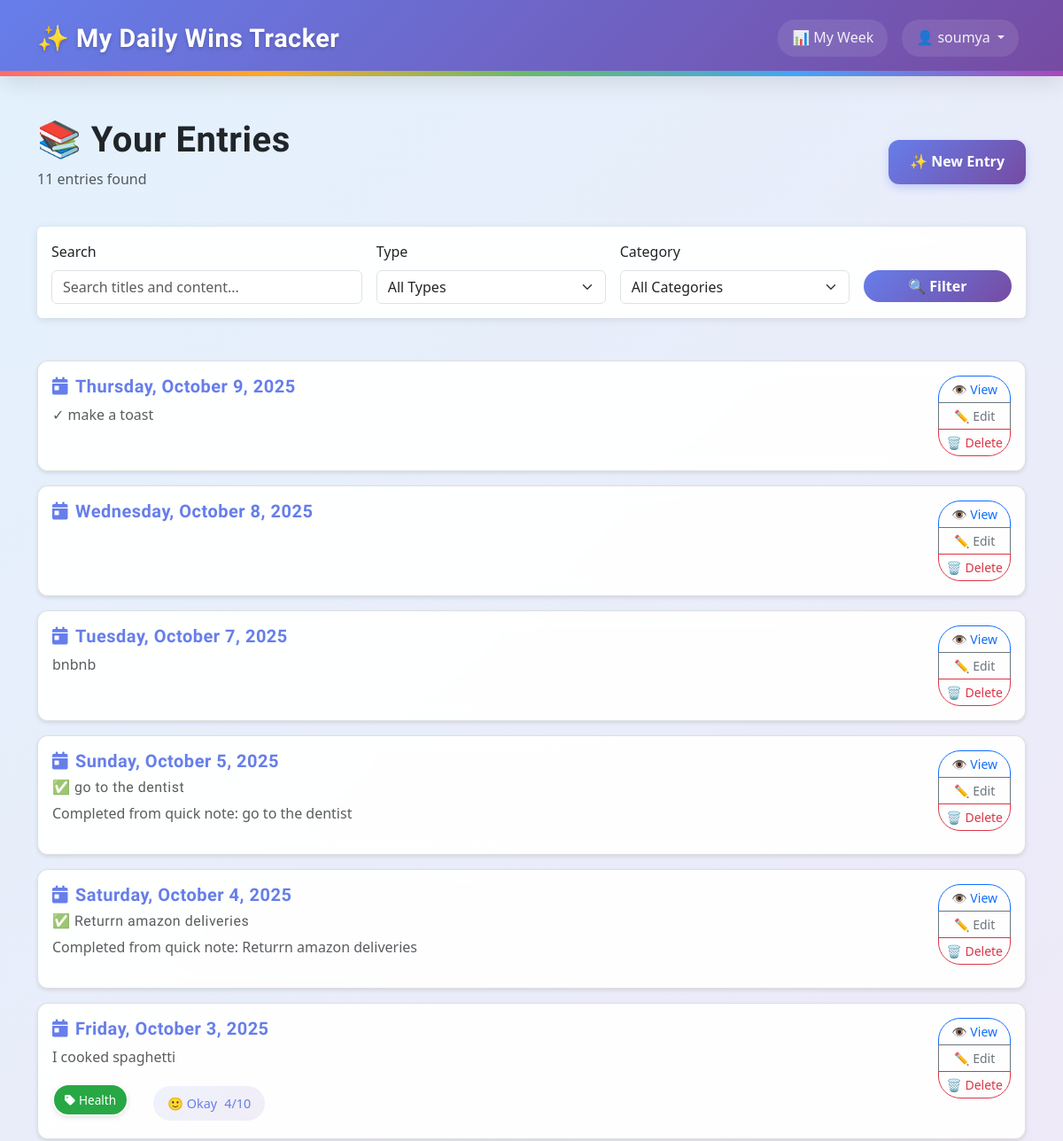
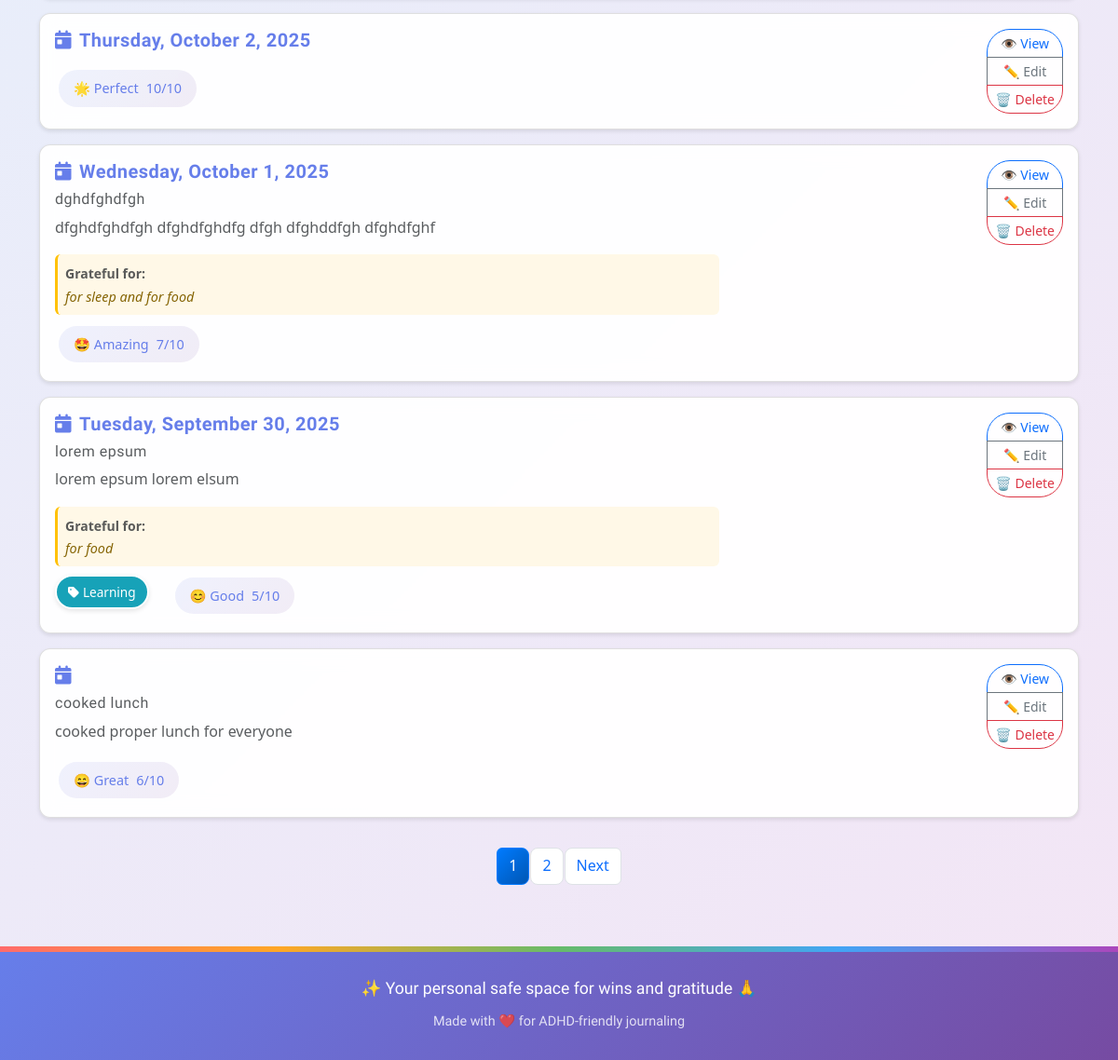
Page /entries/ (signed in) on the earlier database version (2 pictures, top to bottom).
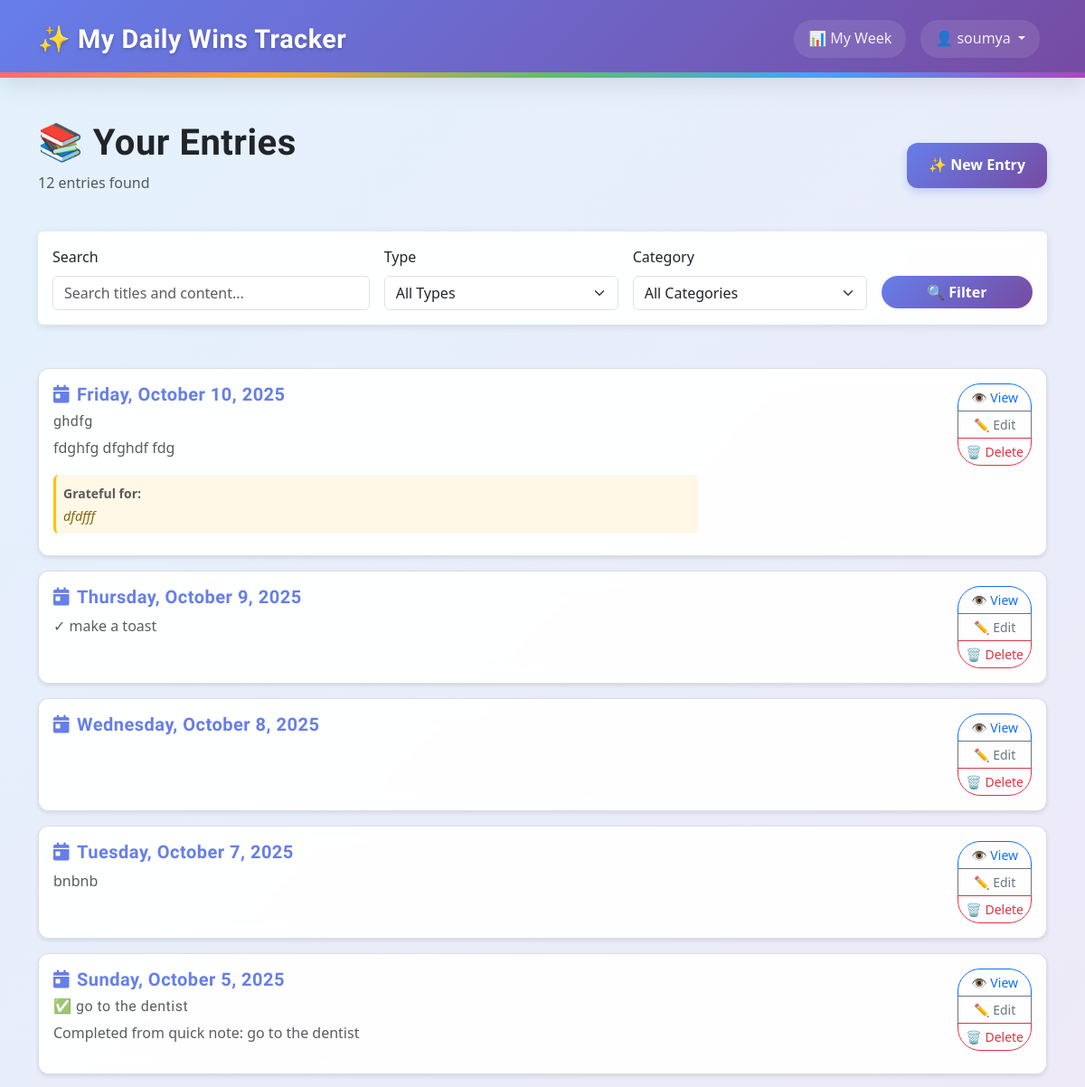
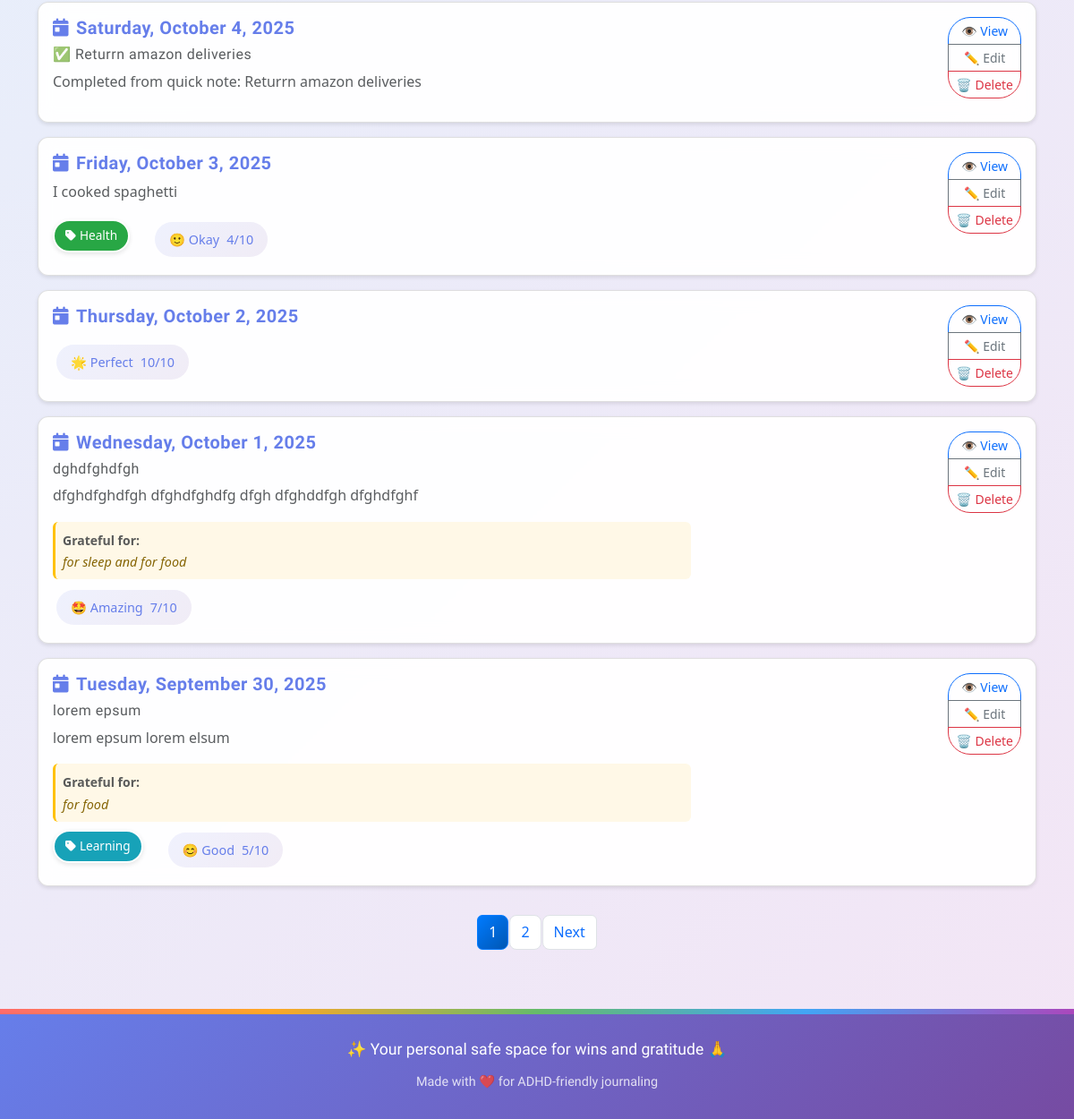
Same page on the later database version (2 pictures, top to bottom).
### tracker/models.py (models this page shows, shortened)
class Entry(models.Model):
    class MoodChoice(models.IntegerChoices):
        TERRIBLE = 1, '😰 Terrible'
        BAD = 2, '😞 Bad'
        MEH = 3, '😐 Meh'
        OKAY = 4, '🙂 Okay'
        GOOD = 5, '😊 Good'
        GREAT = 6, '😄 Great'
        AMAZING = 7, '🤩 Amazing'
        FANTASTIC = 8, '🥳 Fantastic'
        INCREDIBLE = 9, '✨ Incredible'
        PERFECT = 10, '🌟 Perfect'
    user = models.ForeignKey(User, on_delete=models.CASCADE, related_name='entries')
    entry_date = models.DateField(help_text="The date this entry is for", null=True, blank=True)
    title = models.CharField(max_length=200, blank=True, help_text="Short title for your daily win")
    content = models.TextField(blank=True, help_text="Details about your daily wins")
    mood_rating = models.IntegerField(
        choices=MoodChoice.choices,
        null=True,
        blank=True,
        help_text="How was your mood today?"
    )
    gratitude_text = models.TextField(
        blank=True,
        help_text="Today I was grateful for..."
    )
    date_created = models.DateTimeField(auto_now_add=True)
    date_modified = models.DateTimeField(auto_now=True)
    is_private = models.BooleanField(default=True)
    categories = models.ManyToManyField(
        Category,
        blank=True,
        related_name='entries',
        help_text="Optional categories for this entry"
    )
    class Meta:
        verbose_name_plural = "Entries"
        ordering = ['-entry_date', '-date_created']
        constraints = [
            UniqueConstraint(
                fields=['user', 'entry_date'],
                name='unique_entry_per_user_per_day',
                violation_error_message='You can only have one entry per day.'
            ),
            models.CheckConstraint(
                name='mood_rating_valid_choice',
                check=models.Q(mood_rating__isnull=True) | models.Q(mood_rating__in=[1,2,3,4,5,6,7,8,9,10]),
                violation_error_message='Mood rating must be between 1 and 10.',
            )
        ]
        indexes = [
            models.Index(fields=['user', '-entry_date']),  # Dashboard queries
            models.Index(fields=['user', 'entry_date']),   # Day lookups
            models.Index(fields=['mood_rating']),          # Filtering
        ]
    @property
    def mood_emoji(self):
        if self.mood_rating:
            return dict(self.MoodChoice.choices)[self.mood_rating]
        return "😶 No mood set"

class Category(models.Model):
    user = models.ForeignKey(User, on_delete=models.CASCADE, related_name='categories')
    name = models.CharField(max_length=100)
    color = models.CharField(
        max_length=7,
        default='#007bff',  # Bootstrap blue
        validators=[
            RegexValidator(
                regex='^#[0-9A-Fa-f]{6}$',
                message='Color must be a valid hex code (e.g., #007bff)'
            )
        ]
    )
    description = models.TextField(blank=True)  # Optional notes
    date_created = models.DateTimeField(auto_now_add=True)
    class Meta:
        verbose_name_plural = "Categories"
        ordering = ['name']
        constraints = [
            UniqueConstraint(
                Lower('name'), 'user',
                name='unique_category_name_per_user',
                violation_error_message='You already have a category with this name (case-insensitive).'
            )
        ]
        indexes = [
            models.Index(fields=['user', 'name']),
            Index(Lower('name'), name='idx_category_lower_name'),  # Functional index for case-insensitive lookups
        ]

### tracker/views.py (the view)
# urls.py: path("entries/", views.entry_list, name="entry_list"),
@login_required
def entry_list(request):
    entries = Entry.objects.filter(user=request.user)
    entry_type_filter = request.GET.get('type')
    if entry_type_filter == 'win':
        entries = entries.exclude(content__exact='')
    elif entry_type_filter == 'gratitude':
        entries = entries.exclude(gratitude_text__exact='')
    category_filter = request.GET.get('category')
    if category_filter:
        try:
            category_id = int(category_filter)
            entries = entries.filter(categories__id=category_id)
        except (ValueError, TypeError):
            pass
    search_query = request.GET.get('search')
    if search_query:
        entries = entries.filter(
            Q(title__icontains=search_query) |
            Q(content__icontains=search_query) |
            Q(gratitude_text__icontains=search_query)
        )
    entries = entries.distinct().order_by('-entry_date')
    paginator = Paginator(entries, 10)  # 10 entries per page
    page_number = request.GET.get('page')
    page_obj = paginator.get_page(page_number)
    user_categories = Category.objects.filter(user=request.user)
    context = {
        'page_obj': page_obj,
        'entries': page_obj,  # For template compatibility
        'user_categories': user_categories,
        'current_filter': entry_type_filter,
        'current_category': category_filter,
        'search_query': search_query or '',
        'total_count': entries.count(),
    }
    return render(request, 'tracker/entry_list.html', context)

### templates/tracker/entry_list.html (shortened to what the changed rows need)
{% extends "base.html" %}
{% load static %}
{% block extra_css %}
<link rel="stylesheet" href="{% static 'css/forms.css' %}">
{% endblock %}
{% block content %}
<div class="row">
    <div class="col-md-12">
        <div class="d-flex justify-content-between align-items-center mb-4">
            <div>
                <h1>📚 Your Entries</h1>
                <p class="text-muted">
                    {% if total_count %}
                        {{ total_count }} entr{{ total_count|pluralize:"y,ies" }} found
                    {% else %}
                        No entries yet
                    {% endif %}
                </p>
            </div>
        </div>
    </div>
</div>
<div class="row">
    <div class="col-md-12">
        {% if entries %}
            {% for entry in entries %}
                <div class="card entry-card mb-3">
                    <div class="card-body">
                        <div class="row">
                            <div class="col-md-8">
                                <div class="d-flex align-items-start">
                                    <div class="flex-grow-1">
                                        <h5 class="card-title mb-2">
                                            <a href="{% url 'entry_detail' entry.pk %}" class="text-decoration-none" style="color: #667eea;">
                                                <i class="fas fa-calendar-day me-2"></i>{{ entry.entry_date|date:"l, F j, Y" }}
                                            </a>
                                        </h5>
                                        {% if entry.title %}
                                            <h6 class="text-muted mb-2" style="font-weight: 500;">
                                                {{ entry.title }}
                                            </h6>
                                        {% endif %}
                                        <p class="card-text text-muted">
                                            {% if entry.content %}
                                                {{ entry.content|truncatewords:30 }}
                                            {% endif %}
                                        </p>
                                        {% if entry.gratitude_text %}
                                            <div class="p-2 mb-2" style="background: #fff8e7; border-radius: 6px; border-left: 3px solid #ffc107;">
                                                <small class="text-muted"><strong>Grateful for:</strong></small>
                                                <p class="card-text mb-0" style="font-style: italic; color: #856404; font-size: 0.9rem;">
                                                    {{ entry.gratitude_text|truncatewords:20 }}
                                                </p>
                                            </div>
                                        {% endif %}
                                        <div class="d-flex align-items-center gap-3 flex-wrap mt-2">
                                            {% if entry.categories.all %}
                                                <div class="d-flex flex-wrap gap-1">
                                                    {% for category in entry.categories.all %}
                                                        <span class="category-badge" style="background-color: {{ category.color }};">
                                                            <i class="fas fa-tag me-1"></i>{{ category.name }}
                                                        </span>
                                                    {% endfor %}
                                                </div>
                                            {% endif %}
                                            {% if entry.mood_rating %}
                                                <div class="mood-indicator">
                                                    <span>{{ entry.mood_emoji }}</span>
                                                    <span>{{ entry.mood_rating }}/10</span>
                                                </div>
                                            {% endif %}
                                        </div>
                                    </div>
                                </div>
                            </div>
                            <div class="col-md-4 text-end">
                                <div class="btn-group-vertical btn-group-sm" role="group">
                                    <a href="{% url 'entry_detail' entry.pk %}" class="btn btn-outline-primary">
                                        👁️ View
                                    </a>
                                    <a href="{% url 'entry_edit' entry.pk %}" class="btn btn-outline-secondary">
                                        ✏️ Edit
                                    </a>
                                    <button type="button" class="btn btn-outline-danger" onclick="deleteEntry({{ entry.pk }})">
                                        🗑️ Delete
                                    </button>
                                </div>
                            </div>
                        </div>
                    </div>
                </div>
            {% endfor %}
            {% if page_obj.has_other_pages %}
                <nav aria-label="Entry pagination">
                    <ul class="pagination justify-content-center">
                        {% for num in page_obj.paginator.page_range %}
                            {% if page_obj.number == num %}
                                <li class="page-item active">
                                    <span class="page-link">{{ num }}</span>
                                </li>
                            {% elif num > page_obj.number|add:'-3' and num < page_obj.number|add:'3' %}
                                <li class="page-item">
                                    <a class="page-link" href="?page={{ num }}">{{ num }}</a>
                                </li>
                            {% endif %}
                        {% endfor %}
                    </ul>
                </nav>
            {% endif %}
        {% endif %}
    </div>
</div>
{% endblock %}

Differences in the rows shown:
no longer on this page (row unchanged): Entry: title "cooked lunch", content "cooked proper lunch for everyone", mood_emoji "😄 Great", mood_rating "6"
added Entry: entry_date "Friday, October 10, 2025", title "ghdfg", content "fdghfg dfghdf fdg", gratitude_text "dfdfff"
Other differences:
{{ total_count }}: "11" → "12"
